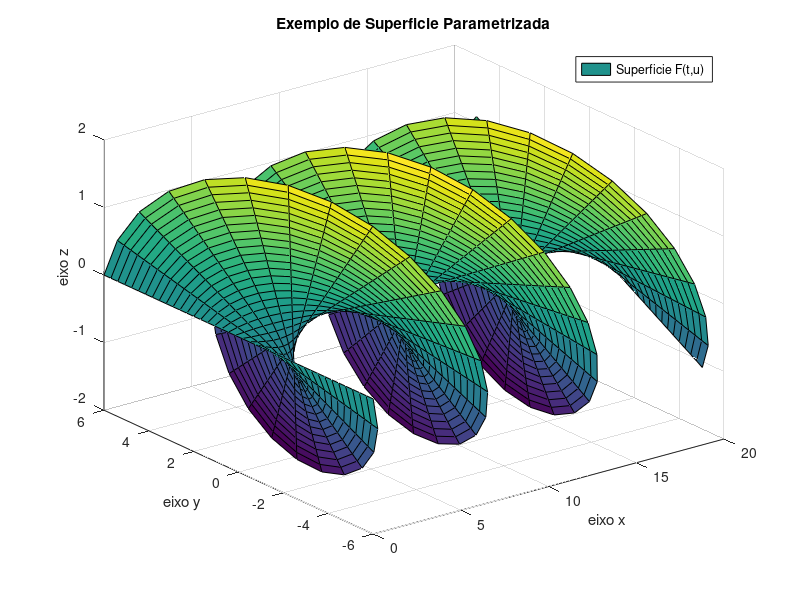

MATLAB code to generate this figure:
t = linspace(0,10,40);
u = linspace(-2,2,40);
[t,u] = meshgrid(t,u);
x = 2.*t;
y = 3*u.*cos(t);
z = u.*sin(t);
surf(x,y,z)
xlabel('eixo x');
ylabel('eixo y');
zlabel ('eixo z')
title('Exemplo de Superficie Parametrizada');
legend('Superficie F(t,u)');
